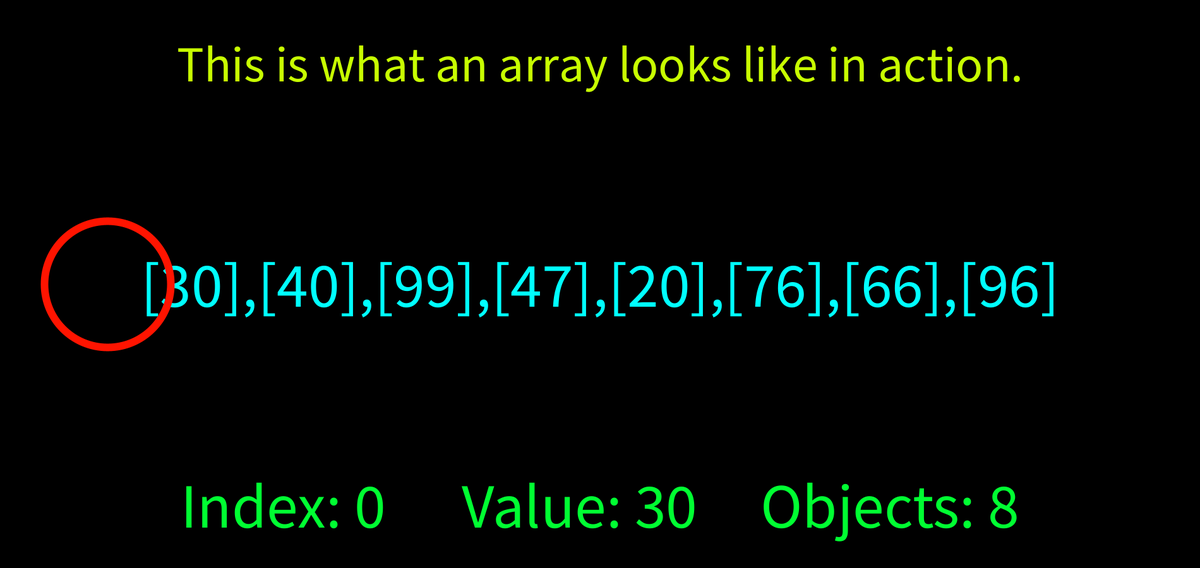
Frame 1 (no input)
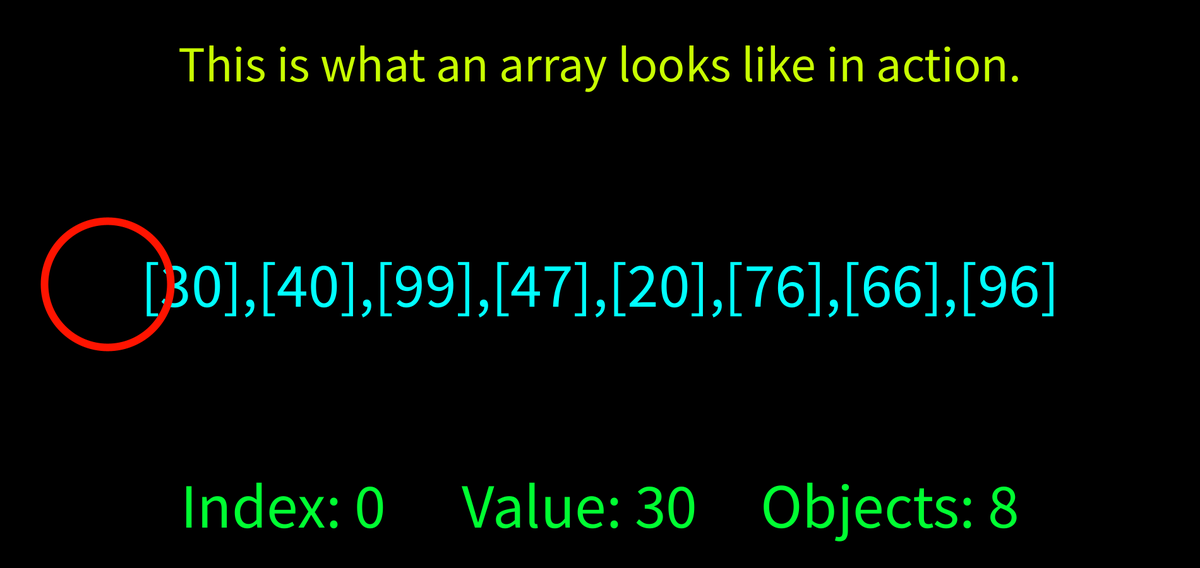
Frame 60 (the mouse pressed at the canvas centre just before this capture)
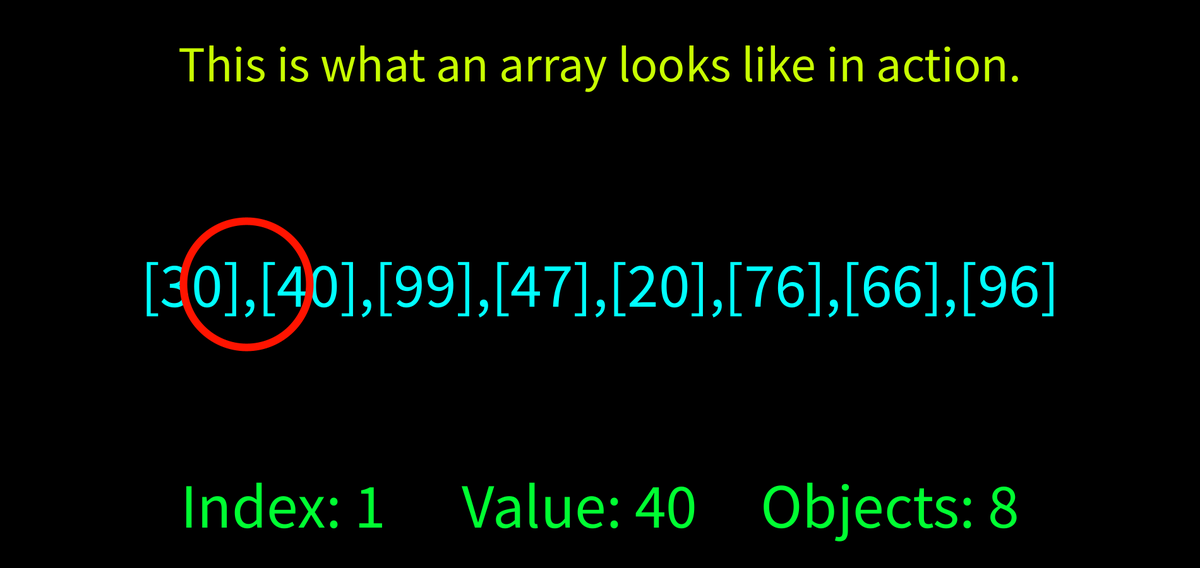
Frame 120 (the mouse held since frame 60 and released just before this capture)

The Processing sketch that drew these frames (run headless with seeded random() and noise(); from frame 60 on, the mouse is pressed at the canvas centre):

// Processing sketch: SS5_VisualArray
// ── SS5_VisualArray.pde
// VisualArray By: Giancarlo Macias


int [] numbas= {30,40,99,47,20,76,66,96};  

int index=0; //tracking position in array
int xx = 170;


void setup() {
  size(1900, 900);
  textAlign(CENTER, CENTER);
}


void draw() {
  
  background (0);
  fill(200,255,1);
   textSize(80);
  text("This is what an array looks like in action.",width/2,100);
  textSize(100);
  fill(0,255,255);
  text("[30],[40],[99],[47],[20],[76],[66],[96]",width/2, height/2);
  //text("
  stroke(255,20,0);
  strokeWeight(12);
  noFill();
  circle(xx,height/2,200);
  if(index>7){
    DoItAgain();
    
    if(xx>1800){
      comeBack();
    }
    
  }

   fill(0,255,50);
    text("Index: "+index+"      Value: "+numbas[index]+   "     Objects: 8",width/2,800);
    
}

 void mousePressed(){
   
   println("Index: "+index+"   Value: "+numbas[index]+"Objects: 8");
   xx=xx+220;
   index++;
   
 }
 
 void comeBack(){
 xx=170;
 }
  
  void DoItAgain(){
  index=0;
  }
